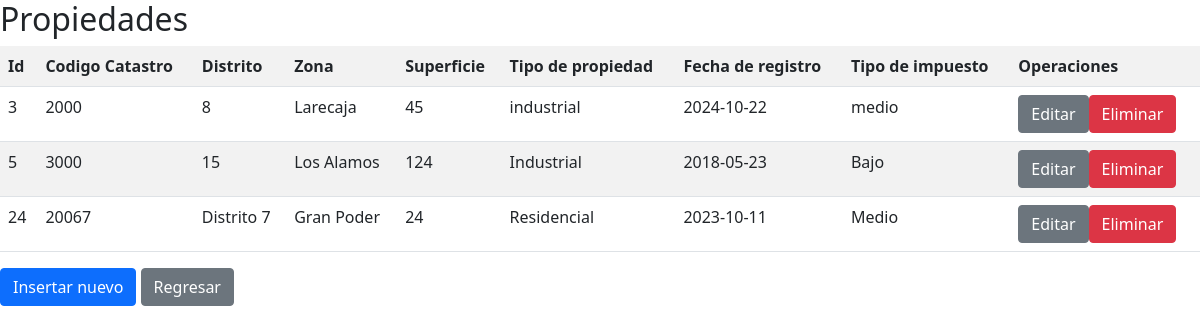
Page /ejercicio2/catastro.php?ci=10076213 on the committed database.
### tables this page shows
CREATE TABLE `catastro` (
  `id` int(11) NOT NULL,
  `cod_cat` varchar(20) NOT NULL,
  `distrito` varchar(50) DEFAULT NULL,
  `zona` varchar(100) DEFAULT NULL,
  `superficie` float DEFAULT NULL,
  `tipo_propiedad` varchar(50) DEFAULT NULL,
  `fecha_registro` date DEFAULT NULL,
  `tipo_impuesto` varchar(10) DEFAULT NULL,
  `ci` int(11) DEFAULT NULL
);

### ejercicio2/catastro.php (the view, shortened to what this page needs)
<!DOCTYPE html>
<html lang="en">
<head>
<link href="https://cdn.jsdelivr.net/npm/bootstrap@5.0.2/dist/css/bootstrap.min.css" rel="stylesheet">
</head>
<body>
    <?php
    $con  =  mysqli_connect("localhost", "isaac", "123456", "BDIsaac");
    $ci = $_GET['ci'];
    $sql = "SELECT * FROM catastro WHERE ci = $ci";
    $result = mysqli_query($con, $sql);
    ?>
<table class = "table table-striped">
<tr>
    <th>Id</th>
    <th>Codigo Catastro</th>
    <th>Distrito</th>
    <th>Zona</th>
    <th>Superficie</th>
    <th>Tipo de propiedad</th>
    <th>Fecha de registro</th>
    <th>Tipo de impuesto</th>
	<th scope="col">Operaciones</th>
</tr>
    <?php
    echo "<h2>Propiedades</h2>";
    while ($fila = mysqli_fetch_array($result)) {
        echo "<tr>";
        echo "<td>".$fila["id"]."</td>";
        echo "<td>".$fila["cod_cat"]."</td>";
        echo "<td>".$fila["distrito"]."</td>";
        echo "<td>".$fila["zona"]."</td>";
        echo "<td>".$fila["superficie"]."</td>";
        echo "<td>".$fila["tipo_propiedad"]."</td>";
        echo "<td>".$fila["fecha_registro"]."</td>";
        echo "<td>".$fila["tipo_impuesto"]."</td>";
		echo "<td scope='row'>";
            echo "<a class='btn btn-secondary' href='editarCatastro.php?ci=".$fila['ci']."&id=".$fila['id']."'>Editar</a>";
            echo "<a class='btn btn-danger' href='eliminarCatastro.php?ci=".$fila['ci']."&id=".$fila['id']."'>Eliminar</a>";
				echo "</td>";
        echo "</tr>";
    }
    ?>
</table>
<a class="btn btn-primary" href="nuevoCatastro.php?ci=<?php echo $ci; ?>">Insertar nuevo</a>
<a class="btn btn-secondary" href="funcionario.php">Regresar</a>
</body>
</html>

### rows in the picture
catastro: id "3", cod_cat "2000", distrito "8", zona "Larecaja", superficie "45", tipo_propiedad "industrial", fecha_registro "2024-10-22", tipo_impuesto "medio"
catastro: id "5", cod_cat "3000", distrito "15", zona "Los Alamos", superficie "124", tipo_propiedad "Industrial", fecha_registro "2018-05-23", tipo_impuesto "Bajo"
catastro: id "24", cod_cat "20067", distrito "Distrito 7", zona "Gran Poder", superficie "24", tipo_propiedad "Residencial", fecha_registro "2023-10-11", tipo_impuesto "Medio"
